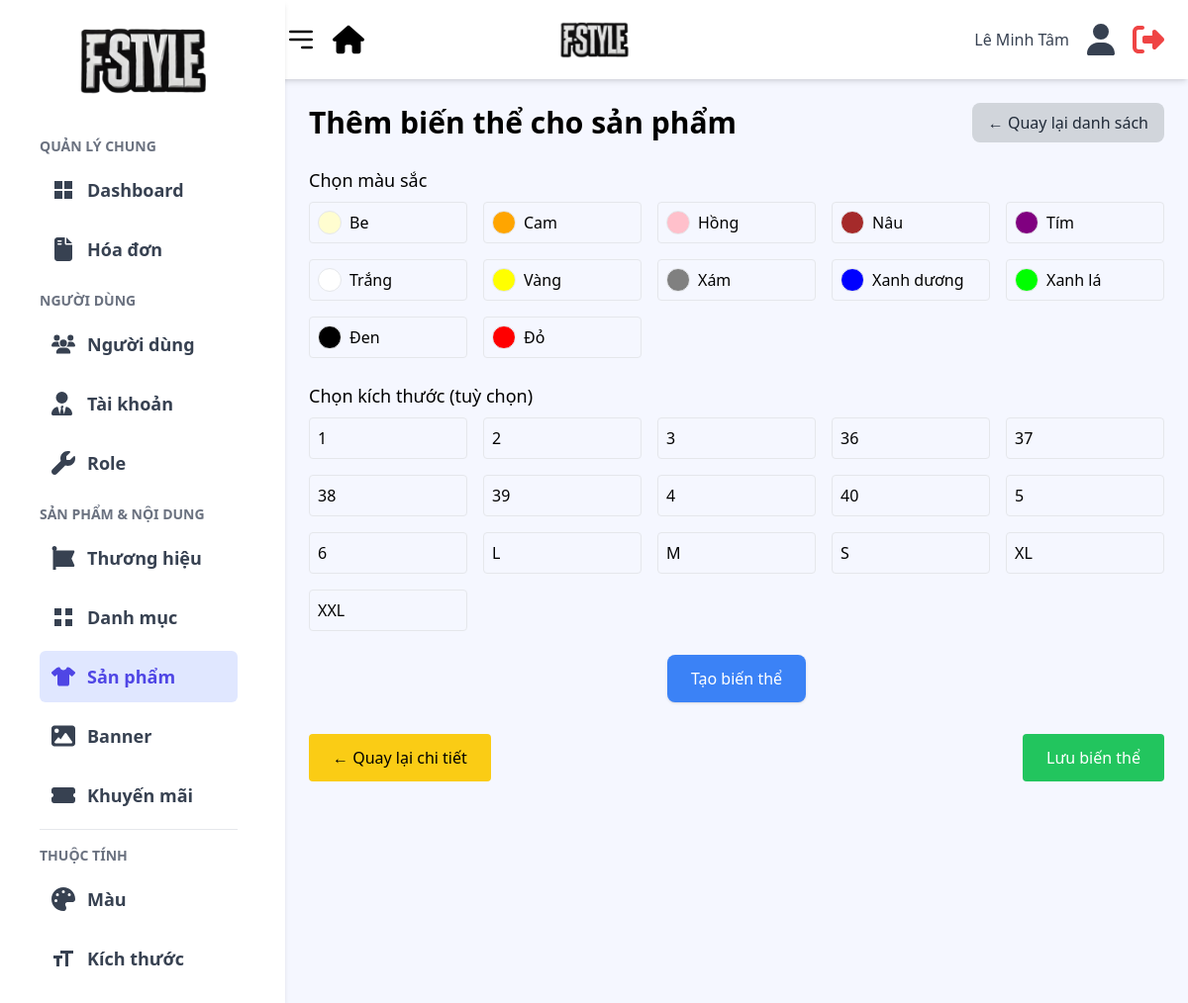
Page /admin/views/product/add_variant.php?product_id=c825969f-1853-4d56-942c-cc0620123aa0 (signed in) on the committed database.
### tables this page shows
CREATE TABLE `color` (
  `color_id` varchar(50) NOT NULL,
  `color_name` varchar(50) NOT NULL,
  `color_code` varchar(20) DEFAULT NULL,
  `status` tinyint(4) DEFAULT 1
);

CREATE TABLE `sizes` (
  `size_id` varchar(50) NOT NULL,
  `size_name` varchar(50) NOT NULL
);

### admin/model/colorModel.php (called while the page is built, shortened)
<?php
function getAllColors($conn) {
    $sql = "SELECT * FROM color ORDER BY color_name ASC";
    $result = $conn->query($sql);
    $colors = [];
    if ($result && $result->num_rows > 0) {
        while ($row = $result->fetch_assoc()) {
            $colors[] = $row;
        }
    }
    return $colors;
}
?>

### admin/model/sizeModel.php (called while the page is built, shortened)
<?php
function getAllSizes($conn) {
    $sql = "SELECT * FROM sizes ORDER BY size_name ASC";
    $result = $conn->query($sql);
    $sizes = [];
    if ($result && $result->num_rows > 0) {
        while ($row = $result->fetch_assoc()) {
            $sizes[] = $row;
        }
    }
    return $sizes;
}

### admin/views/product/add_variant.php (the view, shortened to what this page needs)
<?php
include("../../includes/header.php");
require_once('../../../includes/db.php');
$product_id = $_GET['product_id'] ?? '';
$allColors = getAllColors($conn);
$allSizes = getAllSizes($conn);
?>
<div class="container mx-auto p-6">
    <div class="flex justify-between items-center mb-6">
        <h2 class="text-3xl font-semibold">Thêm biến thể cho sản phẩm</h2>
        <a href="index.php"
            class="flex items-center gap-2 bg-gray-300 text-gray-800 px-4 py-2 rounded-lg hover:bg-gray-400">
            ← Quay lại danh sách
        </a>
    </div>
    <form action="" method="POST">
        <div class="mb-6">
            <label class="block mb-2 font-medium text-lg">Chọn màu sắc</label>
            <div class="grid grid-cols-2 sm:grid-cols-3 md:grid-cols-4 lg:grid-cols-5 gap-4">
                <?php foreach ($allColors as $color): ?>
                <?php
                        $colorCodes = explode(',', $color['color_code']);
                        $gradientParts = [];
                        $count = count($colorCodes);
                        $percent = floor(100 / $count);
                        $start = 0;
                        foreach ($colorCodes as $i => $code) {
                            $code = trim($code);
                            $end = ($i === $count - 1) ? 100 : $start + $percent;
                            $gradientParts[] = "$code $start% $end%";
                            $start = $end;
                        }
                        $gradient = implode(', ', $gradientParts);
                    ?>
                <label class="flex items-center gap-2 p-2 border rounded cursor-pointer hover:bg-gray-100">
                    <span class="inline-block w-6 h-6 rounded-full border"
                        style="background: linear-gradient(90deg, <?= htmlspecialchars($gradient) ?>);"></span>
                    <span class="color-label"><?= htmlspecialchars($color['color_name']) ?></span>
                </label>
                <?php endforeach; ?>
            </div>
        </div>
        <div class="mb-6">
            <label class="block mb-2 font-medium text-lg">Chọn kích thước (tuỳ chọn)</label>
            <div class="grid grid-cols-2 sm:grid-cols-3 md:grid-cols-4 lg:grid-cols-5 gap-4">
                <?php foreach ($allSizes as $size): ?>
                <label class="flex items-center gap-2 p-2 border rounded cursor-pointer hover:bg-gray-100">
                    <span><?= htmlspecialchars($size['size_name']) ?></span>
                </label>
                <?php endforeach; ?>
            </div>
        </div>
        <div class="mb-6 text-center">
            <button type="button" onclick="generateVariants()"
                class="bg-blue-500 text-white px-6 py-3 rounded-lg shadow hover:bg-blue-600">
                Tạo biến thể
            </button>
        </div>
        <div class="flex flex-col sm:flex-row justify-between items-center gap-4 mb-6">
            <a href="show.php?product_id=<?= htmlspecialchars($product_id) ?>"
                class="bg-yellow-400 text-black px-6 py-3 rounded hover:bg-yellow-500">
                ← Quay lại chi tiết
            </a>
            <button type="submit" class="bg-green-500 text-white px-6 py-3 rounded hover:bg-green-600">
                Lưu biến thể
            </button>
        </div>
    </form>
</div>
<?php include('../../includes/footer.php'); ob_end_flush(); ?>

### rows in the picture
color: color_name "Be"
color: color_name "Cam"
color: color_name "Hồng"
color: color_name "Nâu"
color: color_name "Tím"
color: color_name "Trắng"
color: color_name "Vàng"
color: color_name "Xám"
color: color_name "Xanh dương"
color: color_name "Xanh lá"
color: color_name "Đen"
color: color_name "Đỏ"
sizes: size_name "1"
sizes: size_name "2"
sizes: size_name "3"
sizes: size_name "36"
sizes: size_name "37"
sizes: size_name "38"
sizes: size_name "39"
sizes: size_name "4"
sizes: size_name "40"
sizes: size_name "5"
sizes: size_name "6"
sizes: size_name "L"
sizes: size_name "M"
sizes: size_name "S"
sizes: size_name "XL"
sizes: size_name "XXL"

### other values in the picture
$adminName "Lê Minh Tâm"
